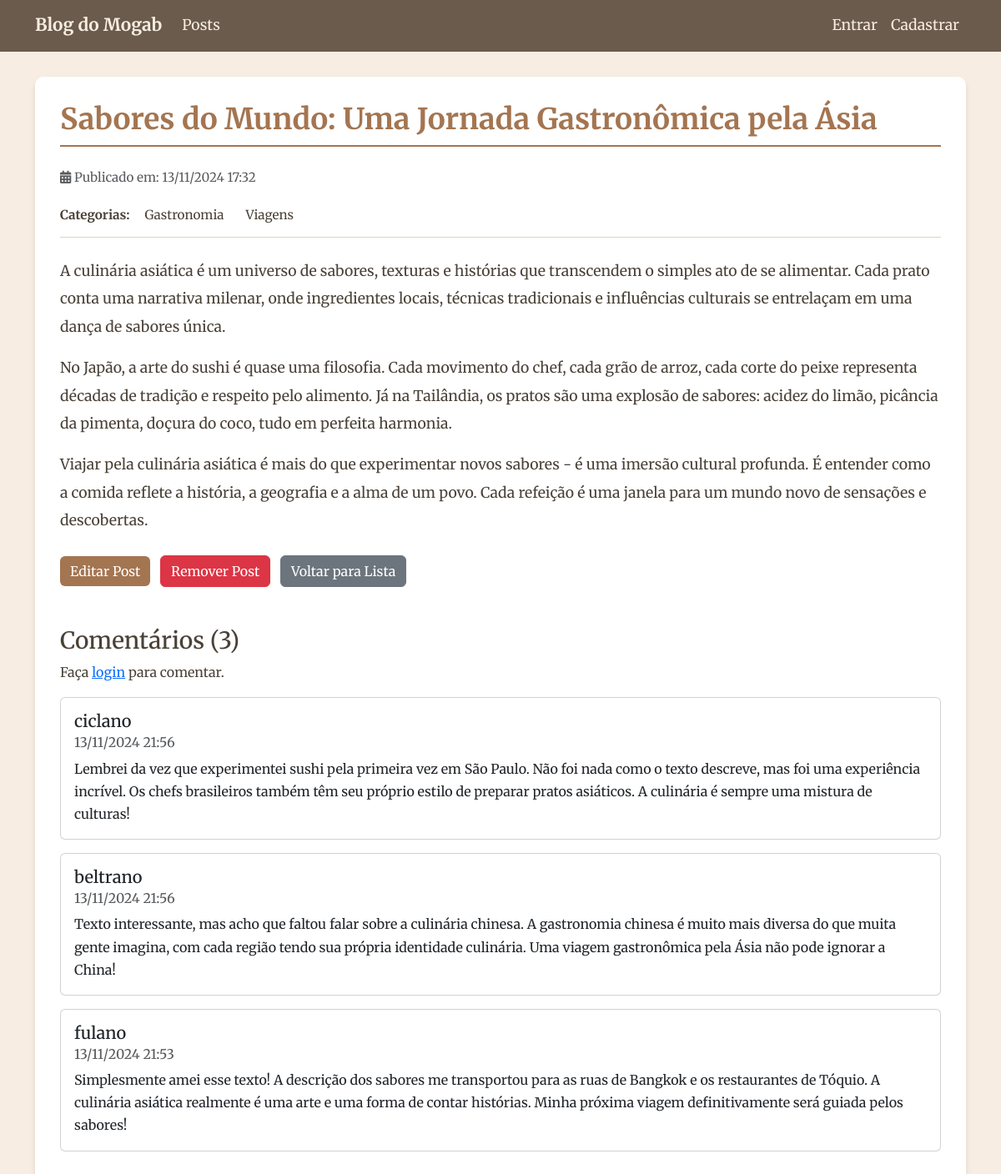
The page /post/13/ on the database its author committed.
### blog/models.py (models this page shows, shortened)
class Post(models.Model):
    titulo = models.CharField(max_length=200)
    conteudo = models.TextField()
    data_postagem = models.DateTimeField(auto_now_add=True)
    categorias = models.ManyToManyField(
        Category,
        related_name='posts',
        blank=True
    )
    class Meta:
        ordering = ['-data_postagem']

class Category(models.Model):
    nome = models.CharField(max_length=100, unique=True)
    descricao = models.TextField(blank=True)
    class Meta:
        verbose_name = 'Categoria'
        verbose_name_plural = 'Categorias'
        ordering = ['nome']

class Comment(models.Model):
    post = models.ForeignKey('Post', on_delete=models.CASCADE, related_name='comentarios')
    autor = models.ForeignKey(User, on_delete=models.CASCADE)
    texto = models.TextField()
    data_postagem = models.DateTimeField(auto_now_add=True)
    class Meta:
        ordering = ['-data_postagem']

### blog/views.py (the view)
# urls.py: path('post/<int:pk>/', DetalhePostView.as_view(), name='detalhe_post'),
class DetalhePostView(DetailView):
    model = Post
    template_name = 'blog/detalhe_post.html'
    context_object_name = 'post'
    def get_context_data(self, **kwargs):
        context = super().get_context_data(**kwargs)
        context['comentarios'] = self.object.comentarios.all().order_by('-data_postagem')
        context['form_comentario'] = CommentForm()
        return context
    def post(self, request, *args, **kwargs):
        if not request.user.is_authenticated:
            return redirect('login')  # Redireciona para página de login
        self.object = self.get_object()
        form = CommentForm(request.POST)
        if form.is_valid():
            comentario = form.save(commit=False)
            comentario.autor = request.user
            comentario.post = self.object
            comentario.save()
            return redirect('detalhe_post', pk=self.object.pk)
        context = self.get_context_data()
        context['form_comentario'] = form
        return self.render_to_response(context)

### templates/blog/detalhe_post.html (shortened to what this page needs)
{% extends 'base/base.html' %}
{% load django_bootstrap5 %}
{% block conteudo %}
<div class="blog-post-detail">
    <h1 class="blog-title mb-4">{{ post.titulo }}</h1>
    <div class="post-meta mb-4">
        <p class="text-muted">
            <i class="fas fa-calendar-alt"></i>
            Publicado em: {{ post.data_postagem|date:"d/m/Y H:i" }}
        </p>
        {% if post.categorias.all %}
        <div class="categorias mt-2">
            <strong>Categorias:</strong>
            {% for categoria in post.categorias.all %}
            <a href="{% url 'detalhe_categoria' categoria.pk %}">
                {{ categoria.nome }}
            </a>
            {% endfor %}
        </div>
        {% endif %}
    </div>
    <div class="post-content">
        {{ post.conteudo|linebreaks|safe }}
    </div>
    <div class="post-actions mt-4">
        <a href="{% url 'editar_post' post.pk %}" class="btn btn-vintage me-2">
            Editar Post
        </a>
        <a href="{% url 'remover_post' post.pk %}" class="btn btn-danger">
            Remover Post
        </a>
        <a href="{% url 'lista_posts' %}" class="btn btn-secondary ms-2">
            Voltar para Lista
        </a>
    </div>
    <div class="comentarios mt-5">
        <h3>Comentários ({{ comentarios.count }})</h3>
        {% if user.is_authenticated %}
        <form method="post" class="mb-4">
            {% csrf_token %}
            {% bootstrap_form form_comentario %}
            <button type="submit" class="btn btn-vintage mt-2">Enviar Comentário</button>
        </form>
        {% else %}
        <p>Faça <a href="{% url 'login' %}">login</a> para comentar.</p>
        {% endif %}
        {% for comentario in comentarios %}
        <div class="comentario card mb-3">
            <div class="card-body">
                <h5 class="card-title">{{ comentario.autor.username }}</h5>
                <h6 class="card-subtitle mb-2 text-muted">
                    {{ comentario.data_postagem|date:"d/m/Y H:i" }}
                </h6>
                <p class="card-text">{{ comentario.texto }}</p>
            </div>
        </div>
        {% empty %}
        <p>Nenhum comentário ainda. Seja o primeiro a comentar!</p>
        {% endfor %}
    </div>
</div>
{% endblock %}

### static/css/vintage.css (style rules this page uses)
body { font-family: 'Merriweather', serif; background-color: #F7EDE2; color: #4A4238; line-height: 1.7; font-size: 16px; }
.blog-title { color: #A47551; font-weight: 700; border-bottom: 2px solid #A47551; padding-bottom: 10px; font-size: 2.2rem; }
.btn-vintage { background-color: #A47551; color: #FFFFFF; border: none; transition: all 0.3s ease; }
.post-content { line-height: 1.9; color: #4A4238; font-size: 1.1rem; }
.post-meta { border-bottom: 1px solid #E2D1C3; padding-bottom: 10px; font-size: 0.95rem; }
.categorias { display: flex; align-items: center; gap: 10px; }
.categorias a { color: #4A4238; text-decoration: none; padding: 3px 8px; border-radius: 4px; transition: all 0.3s ease; }

### rows shown on the page
Post: titulo "Sabores do Mundo: Uma Jornada Gastronômica pela Ásia", data_postagem "13/11/2024 17:32", conteudo "A culinária asiática é um universo de sabores, texturas e histórias que transcendem o simples ato de se alimentar. Cada prato conta uma narrativa milenar, onde ingredientes locais, técnicas tradicionais e influências culturais se entrelaçam em uma dança de sabores única. No Japão, a arte do sushi é quase uma filosofia. Cada movimento do chef, cada grão de arroz, cada corte do peixe representa décadas de tradição e respeito pelo alimento. Já na Tailândia, os pratos são uma explosão de sabores: acidez do limão, picância da pimenta, doçura do coco, tudo em perfeita harmonia. Viajar pela culinária asiática é mais do que experimentar novos sabores - é uma imersão cultural profunda. É entender…"
Category: nome "Gastronomia"
Category: nome "Viagens"
Comment: autor.username "ciclano", data_postagem "13/11/2024 21:56", texto "Lembrei da vez que experimentei sushi pela primeira vez em São Paulo. Não foi nada como o texto descreve, mas foi uma experiência incrível. Os chefs brasileiros também têm seu próprio estilo de preparar pratos asiáticos. A culinária é sempre uma mistura de culturas!"
Comment: autor.username "beltrano", data_postagem "13/11/2024 21:56", texto "Texto interessante, mas acho que faltou falar sobre a culinária chinesa. A gastronomia chinesa é muito mais diversa do que muita gente imagina, com cada região tendo sua própria identidade culinária. Uma viagem gastronômica pela Ásia não pode ignorar a China!"
Comment: autor.username "fulano", data_postagem "13/11/2024 21:53", texto "Simplesmente amei esse texto! A descrição dos sabores me transportou para as ruas de Bangkok e os restaurantes de Tóquio. A culinária asiática realmente é uma arte e uma forma de contar histórias. Minha próxima viagem definitivamente será guiada pelos sabores!"

### other values the page prints
{{ comentarios.count }} "3"
